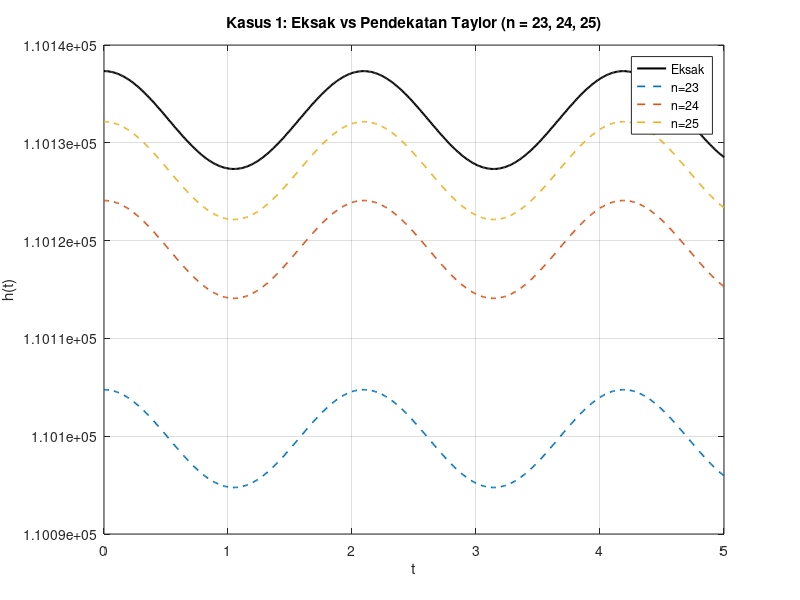

Write the MATLAB code that produced this figure.
% Kasus 1 - Galat / Error Pemotongan (deret Taylor cos dan exp)
% Definisi yang dipakai di sini, ditulis eksplisit di laporan:
%   n = JUMLAH SUKU deret (k = 0 .. n-1) untuk cos maupun exp.
%   h(t) = h0 * ( cos(t*v/lambda) + exp(x) )
lambda = 12; v = 36; x = 10; h0 = 5;
t = 0:0.01:5;
theta = t*v/lambda;                 % 0 .. 15 rad
f_eksak = h0*(cos(theta) + exp(x));

ns = [23, 24, 25];
fprintf('lambda=%g v=%g x=%g h0=%g, t=0..5\n', lambda, v, x, h0);
fprintf('f_eksak: min=%.4f max=%.4f (didominasi exp(10)=%.4f)\n', ...
    min(f_eksak), max(f_eksak), exp(x));
hasil = zeros(length(ns), 3);      % MAE, rerata galat relatif %, galat maks
for j = 1:length(ns)
    n = ns(j);
    cos_ap = zeros(size(theta));
    for k = 0:n-1
        cos_ap = cos_ap + (-1)^k * theta.^(2*k) / factorial(2*k);
    end
    exp_ap = 0;
    for k = 0:n-1
        exp_ap = exp_ap + x^k / factorial(k);
    end
    f_ap = h0*(cos_ap + exp_ap);
    galat = abs(f_ap - f_eksak);
    hasil(j,:) = [mean(galat), mean(galat./abs(f_eksak))*100, max(galat)];
    fprintf('n=%d: exp_ap=%.6f (galat exp=%.6f) | MAE=%.6f | rerata galat relatif=%.6f%% | galat maks=%.6f\n', ...
        n, exp_ap, exp_ap-exp(x), hasil(j,1), hasil(j,2), hasil(j,3));
end
fprintf('Kesimpulan: rerata galat relatif ketiganya < 1%% -> LAYAK dipakai.\n');

figure;
plot(t, f_eksak, 'k-', 'LineWidth', 1.5); hold on;
% f_ap dihitung ulang untuk plot (disimpan agar tidak bergantung pada loop di atas)
for j = 1:length(ns)
    n = ns(j);
    cos_ap = zeros(size(theta));
    for k = 0:n-1, cos_ap = cos_ap + (-1)^k * theta.^(2*k) / factorial(2*k); end
    exp_ap = 0;
    for k = 0:n-1, exp_ap = exp_ap + x^k / factorial(k); end
    plot(t, h0*(cos_ap + exp_ap), '--', 'LineWidth', 1.2);
end
hold off; grid on;
xlabel('t'); ylabel('h(t)');
title('Kasus 1: Eksak vs Pendekatan Taylor (n = 23, 24, 25)');
legend('Eksak','n=23','n=24','n=25','Location','best');
print('kasus1_plot.png','-dpng','-r150');
